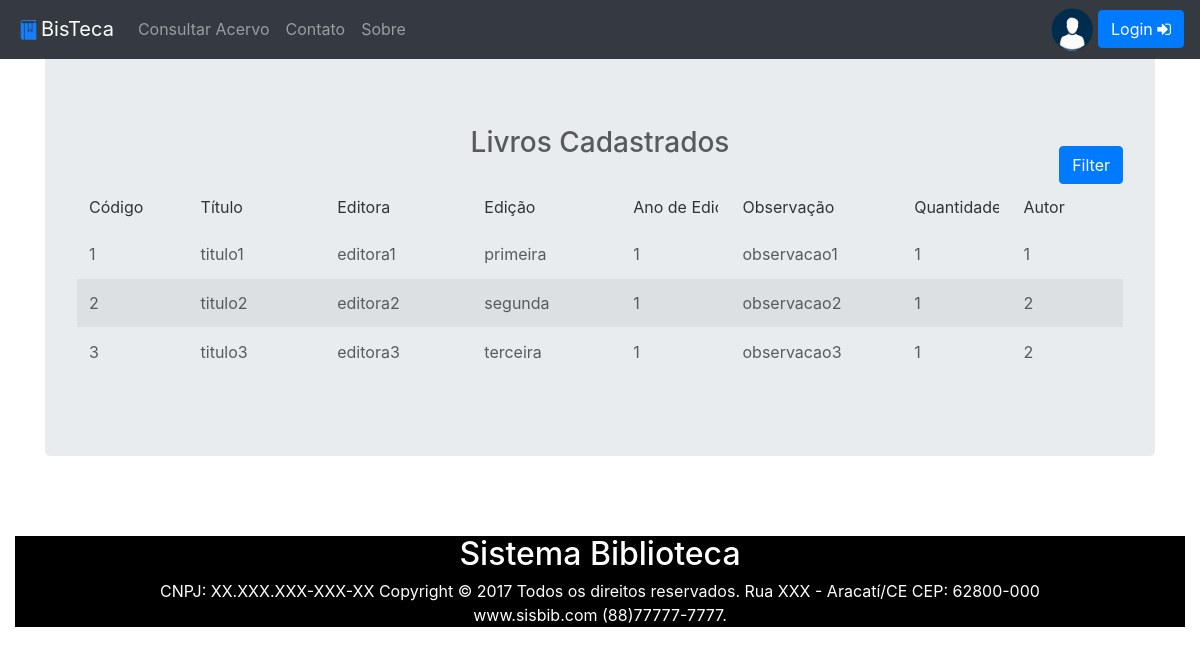
Before: /consacervo with the older database file.
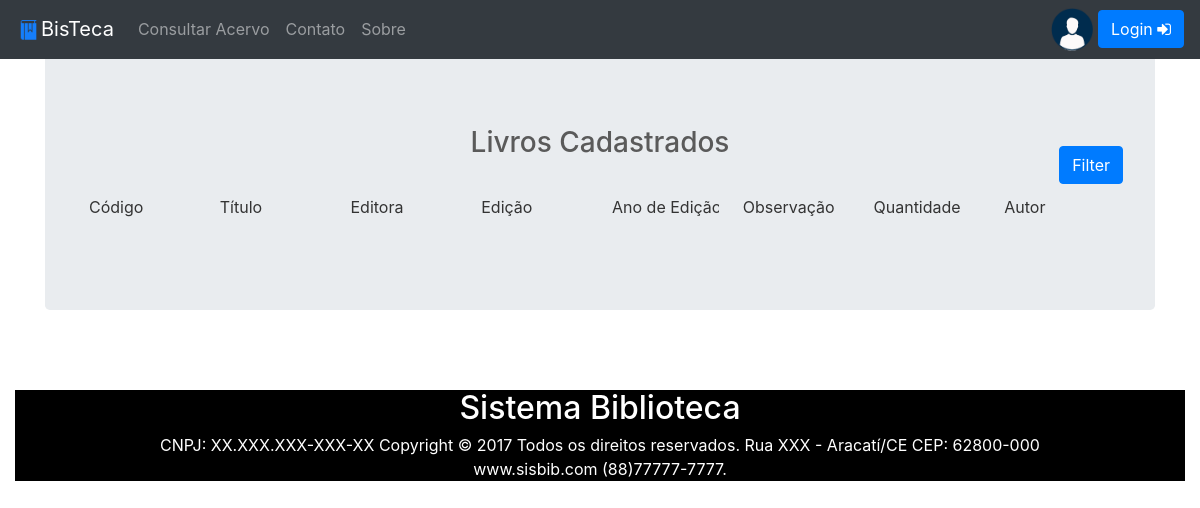
After: the same page with the newer database file.
### BisApp/models.py (models this page shows, shortened)
class Exemplar(db.Model):
    id = db.Column(db.Integer, primary_key = True)
    titulo = db.Column(db.String(40))
    editora = db.Column(db.String(20))
    edicao = db.Column(db.String(10))
    ano_edicao = db.Column(db.Integer)
    observacao = db.Column(db.Text)
    quantidade = db.Column(db.Integer)
    id_emprestimo = db.Column(
        db.Integer,
        db.ForeignKey('emprestimo.id'))
    emprestimo = db.relationship(             # Para os relacionamento de 1 : 1
            'Emprestimo',
            backref='exemplar',
            uselist=False)
    autores = db.relationship(                 # Para os relacionamento de N : N
        'Autor',
        secondary=AutorExemplar,
        backref=db.backref(
            'exemplar',
            lazy='dynamic'))

### BisApp/views.py (the view)
@app.route('/consacervo')
def consacervo():
    return render_template('cadastro-livro.html', consulta = 'c', Lista = models.Exemplar.query.all(), sec = session)

### BisApp/templates/cadastro-livro.html (shortened to what this page needs)
{% extends 'layout.html' %}
{% block Content %}
<div class="container" align="center">
        <div class="jumbotron" align="center">
           <div class="container">
    <div class="row" align="center">
        <div class="panel panel-primary filterable">
            <div class="panel-heading">
                <h3 class="panel-title">Livros Cadastrados</h3>
                <div class="pull-right" align="right">
                    <button class="btn btn-primary btn-xs btn-filter"> Filter</button>
                </div>
            </div>
            <table class="table table-striped"  align="center">
                <thead>
                    <tr class="filters">
                        <th><input type="text" class="form-control" placeholder="Código" disabled></th>
                        <th><input type="text" class="form-control" placeholder="Título" disabled></th>
                        <th><input type="text" class="form-control" placeholder="Editora" disabled></th>
                        <th><input type="text" class="form-control" placeholder="Edição" disabled></th>
                        <th><input type="text" class="form-control" placeholder="Ano de Edição" disabled></th>
                        <th><input type="text" class="form-control" placeholder="Observação" disabled></th>
                        <th><input type="text" class="form-control" placeholder="Quantidade" disabled></th>
                        <th><input type="text" class="form-control" placeholder="Autor" disabled></th>
                    </tr>
                </thead>
                <tbody>
                   <tr>
                        {% for l in Lista if not Lista.hidden: %}
                              <tr>
                              {% for c in l.__table__.columns.keys(): %}
                                <td>{{l[c]}}</td>
                                  {% endfor %}
                              </tr>
                        {% endfor %}
                    </tr>
                </tbody>
            </table>
        </div>
    </div>
</div>
</div>
        </div>
<div align="justify" class="col-md-12">
<br>
<br>
{% endblock %}

### BisApp/templates/layout.html (shortened to what this page needs)
<!DOCTYPE html>
<html lang="en">
  <head>
    <link href="/static/css/bootstrap.min.css" rel="stylesheet" >
    <link href="/static/css/jumbotron.css" rel="stylesheet">
    <link href="/static/css/carousel.css" rel="stylesheet">
    <link href="/static/font-awesome-4.7.0/css/font-awesome.min.css" rel="stylesheet" >
    <link href="/static/css/tabelas.css" rel="stylesheet">
  </head>
  <body>
    <nav class="navbar navbar-expand-md navbar-dark fixed-top bg-dark">
      <img src="/static/icons/book.ico" width="25" height="25">
      <a class="navbar-brand" href="{{url_for('homepage')}}">BisTeca</a>
      <div class="collapse navbar-collapse " id="navbarsExampleDefault">
        <ul class="navbar-nav mr-auto">
          <li class="nav-item dropdown">
            <a class="nav-link" href="{{url_for('consacervo')}}">Consultar Acervo</a>
          </li>
          <li class="nav-item">
            <a class="nav-link" href="{{url_for('contato')}}">Contato</a>
          </li>
          <li class="nav-item">
            <a class="nav-link" href="{{url_for('sobre')}}">Sobre</a>
          </li>
        </ul>
        <img src="/static/images/profile-pictures.png" class="img-fluid" width="42px" height="42px" style="margin-right: 5px">
          {% if 'usuario' in session %}
          <a href="{{url_for('logout')}}"><button class="btn btn-primary" type="button">Sair <i class="fa fa-sign-out" aria-hidden="true"></i></button></a>
          {% else %}
          <a href="{{url_for('login')}}"><button class="btn btn-primary" type="button">Login <i class="fa fa-sign-in" aria-hidden="true"></i></button></a>
          {% endif %}
    </div>
  </nav>
  {% block Content %}
  {% endblock %}
  <div style="background-color: black; color: white" >
      <footer class="rodape col-md-12">
      <h2 align="center">Sistema Biblioteca</h2>
        <p align="center"> CNPJ: XX.XXX.XXX-XXX-XX Copyright &copy; 2017 Todos os direitos reservados. Rua XXX - Aracatí/CE CEP: 62800-000 <br> <a href="#" style="color: white">www.sisbib.com</a> (88)77777-7777.</p>
      </footer>
  </div>
  </body>
</html>

### BisApp/static/css/jumbotron.css (style rules this page uses)
body { padding-top: 3.5rem; }

### BisApp/static/css/carousel.css (style rules this page uses)
body { padding-top: 3rem; padding-bottom: 3rem; color: #5a5a5a; }

### BisApp/static/css/tabelas.css (style rules this page uses)
.filterable { margin-top: 15px; }
.filterable .panel-heading .pull-right { margin-top: -20px; }
.filterable .filters input[disabled] { background-color: transparent; border: none; cursor: auto; box-shadow: none; padding: 0; height: auto; }

Changed rows visible on the page:
removed Exemplar: id "1" "titulo1" "editora1" "primeira" "1" "observacao1" "1" "1"
removed Exemplar: id "2" "titulo2" "editora2" "segunda" "1" "observacao2" "1" "2"
removed Exemplar: id "3" "titulo3" "editora3" "terceira" "1" "observacao3" "1" "2"
